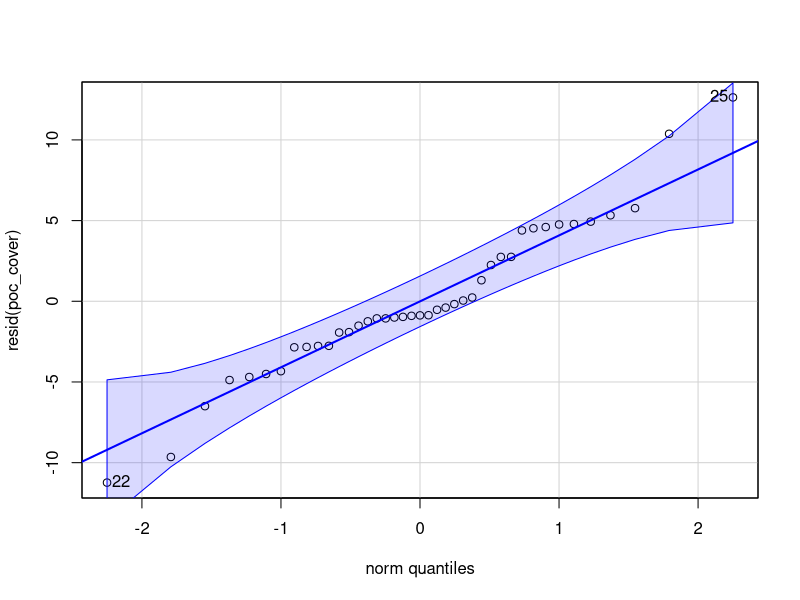
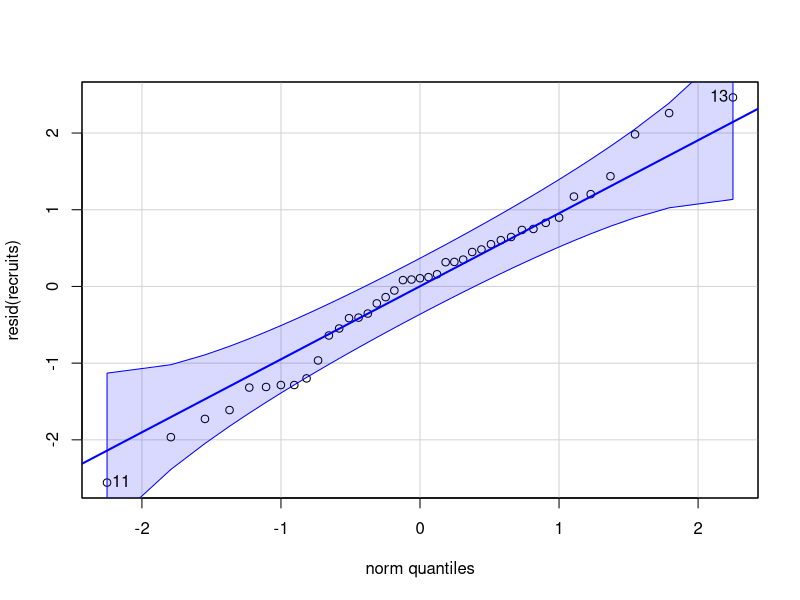

R code for these plots, in order: (Note: this script raises an error after producing the figures.)
## ---- chunk 1
knitr::opts_chunk$set(echo = TRUE)
## ---- chunk 2
library(ggeffects)
library(patchwork)
library(MASS)
library(car)
library(lavaan)
library(tidyverse)
library(lmerTest)
library(lme4)
library(nlme)
library(GGally)
## ---- chunk 3
EnvData_wPocCover <- read_csv(here::here("Data", "EnvData_wPocCover.csv"))
## FULL dataset with pocillopora cover data, env data (nuts, etc), and recruitment counts 

## ---- chunk 4

 poc_cover <- lm(percent_cover ~ silicate_avg + poly(log(sum_total+1), 2), data=EnvData_wPocCover)
recruits <- lm(log(sum_total+1) ~ silicate_avg + poly(percent_cover,2), data=EnvData_wPocCover)


qqp(resid(poc_cover),"norm") 
qqp(resid(recruits),"norm")
## ---- chunk 5
##############################
## Varari 
##############################

## create the sem model, needed to remove reciprocal relationsship/path of sumtotal ~ percentcover because it was breaking the information matrix in lavaaan 

sem_modelV <- '
  # Silicate_avg impacts recruits and percent_cover (linear)
  logsum_total ~ silicate_avg
  percent_cover ~ silicate_avg
  
  # Polynomial terms: recruits and percent_cover (quadratic)
  logsum_total ~ percent_cover + percent_cover_sq
  logsum_total ~ silicate_avg + silicate_avg_sq
  percent_cover ~ silicate_avg + silicate_avg_sq
'

# create the df and tidy as necessary 
EnvData_wPocCoverV <- EnvData_wPocCover %>%
  filter(Location=="Varari") %>% 
  mutate(silicate_avg = as.numeric(silicate_avg),
         sum_total = as.numeric(sum_total),
         percent_cover = as.numeric(percent_cover), 
         logsilicate_avg = log(silicate_avg+1),
         logsum_total = log(sum_total+1),
         logpercent_cover = log(percent_cover+1), 
         percent_cover_sq = (logpercent_cover^2),
         sum_total_sq = (logsum_total^2), 
         silicate_avg_sq = (logsilicate_avg^2)) %>%
  drop_na(silicate_avg, sum_total, percent_cover)

## fit and summarize the model 
fitV <- sem(sem_modelV, data = EnvData_wPocCoverV)
summary(fitV, fit.measures = TRUE, standardized = TRUE)


##############################
## Cabral 
##############################

sem_modelC <- '
  # Silicate_avg impacts recruits and percent_cover (linear)
  logsum_total ~ silicate_avg
  percent_cover ~ silicate_avg
  
  # Polynomial terms: recruits and percent_cover (quadratic)
  logsum_total ~ percent_cover + percent_cover_sq
  logsum_total ~ silicate_avg + silicate_avg_sq
  percent_cover ~ silicate_avg + silicate_avg_sq
'


EnvData_wPocCoverC <- EnvData_wPocCover %>%
  filter(Location=="Cabral") %>% 
  mutate(silicate_avg = as.numeric(silicate_avg),
         sum_total = as.numeric(sum_total),
         percent_cover = as.numeric(percent_cover), 
         logsilicate_avg = log(silicate_avg+1),
         logsum_total = log(sum_total+1),
         logpercent_cover = log(percent_cover+1), 
         percent_cover_sq = (logpercent_cover^2),
         sum_total_sq = (logsum_total^2), 
         silicate_avg_sq = (logsilicate_avg^2)) %>%
  drop_na(silicate_avg, sum_total, percent_cover)


fitC <- sem(sem_modelC, data = EnvData_wPocCoverC)
summary(fitC, fit.measures = TRUE, standardized = TRUE)




## ---- chunk 6

#############################
## Varari 
#############################

ggplot(EnvData_wPocCoverV, 
       aes(x = silicate_avg, 
           y = log(percent_cover+1))) +
  geom_point() +
  geom_smooth(method=lm, 
              formula="y~poly(x,2)") +
  labs(title = "Relationship between SGD and Percent Cover")


ggplot(EnvData_wPocCoverV, 
       aes(x = log(percent_cover+1) , 
           y = log(sum_total+1))) +
  geom_point() +
  geom_smooth(method=lm, 
              formula="y~poly(x,2)") +
  labs(title = "Relationship between POC Cover and Recruits")


fitMeasures(fitV, c("rmsea", "cfi", "srmr"))


#############################
## Cabral 
#############################

ggplot(EnvData_wPocCoverC, 
       aes(x = silicate_avg, 
           y = log(percent_cover+1))) +
  geom_point() +
  geom_smooth(method=lm, 
              formula="y~poly(x,2)") +
  labs(title = "Relationship between SGD and Percent Cover")


ggplot(EnvData_wPocCoverC, 
       aes(x = log(percent_cover+1) , 
           y = log(sum_total+1))) +
  geom_point() +
  geom_smooth(method=lm, 
              formula="y~poly(x,2)") +
  labs(title = "Relationship between POC Cover and Recruits")


fitMeasures(fitC, c("rmsea", "cfi", "srmr"))
